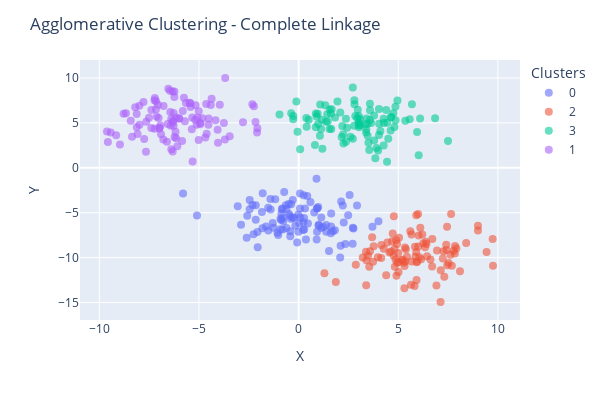

Notebook source saved alongside this figure:
### Code cell
# Apply Agglomerative Clustering with complete linkage
y_c4 = AgglomerativeClustering(n_clusters=4, linkage='complete').fit_predict(X2)
agg_labels['Complete-4'] = y_c4

cv_X2.plot_clusters(y_c4, title='Agglomerative Clustering - Complete Linkage')
